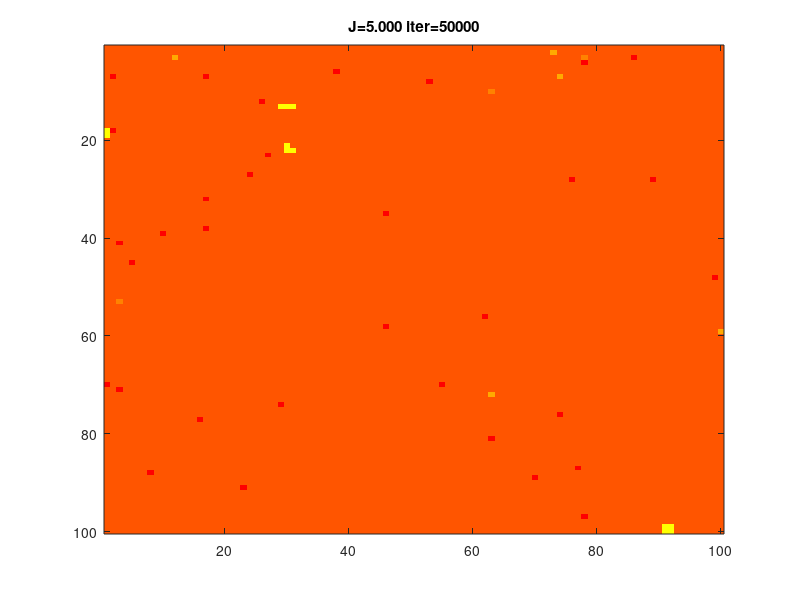

This chart was generated by the following MATLAB code: (Note: this script raises an error after producing the figure.)

function gibbsDemoPotts()
pixelX = 100;
pixelY = 100;

Js = [0.5, 1.44, 5];
seeds = [1,2];
Xsamp = zeros(pixelX, pixelY, length(seeds), length(Js));
for t=1:length(Js)
  J = Js(t);
  for trial=1:length(seeds)
    seed  = seeds(trial);
    rand('state', seed);
    figure(1);clf;
    Xsamp(:,:,trial,t) = gibbs(pixelX, pixelY, J);
  end
end

figure(2);clf
for t=1:length(Js)
  for trial=1:length(seeds)
    subplot2(length(seeds),length(Js),trial,t)
    imagesc(Xsamp(:,:,trial,t)); colormap(autumn); axis off
    J = Js(t);
    title(sprintf('J=%3.2f',  J))
    fname = sprintf('gibbsDemoIsing-J%d-trial%d.mat', J*100, trial);
    printPmtkFigure(fname);
  end
end

%%%%%%%%%%%

function X = gibbs(pixelX, pixelY, J)

X = ( 2 .* ( rand( pixelX, pixelY ) > 0.5 ) - 1 );
for iter = 1 : 50000
  if iter>10000 & mod(iter,5000) == 0
    imagesc(X); colormap(autumn); title(sprintf('J=%5.3f iter=%d', J, iter))
    drawnow
  end
  % Select a pixel at random
  ix = ceil( pixelX * rand(1) );  
  iy = ceil( pixelY * rand(1) );
  pos = ( ix - 1 ) * pixelY + iy; % Index of pixel
  % Find indicies of neighbours
  neighborhood = pos + [-1 1 -pixelY pixelY]; 
  % Remove indices outside picture
  neighborhood( find( [iy == 1    iy == pixelY    ix == 1   ix == pixelX] ) ) = []; 
  w1 = J * sum(  X(neighborhood) == 1);  
  w2 = J * sum(  X(neighborhood) == 2);  
  w3 = J * sum(  X(neighborhood) == 3);  
  w4 = J * sum(  X(neighborhood) == 4);  
  w5 = J * sum(  X(neighborhood) == 5);  
  y1 = exp(w1) / (exp(w1) + exp(w2) + exp(w3) + exp(w4) + exp(w5));
  y2 = exp(w2) / (exp(w1) + exp(w2) + exp(w3) + exp(w4) + exp(w5));
  y3 = exp(w3) / (exp(w1) + exp(w2) + exp(w3) + exp(w4) + exp(w5));
  y4 = exp(w4) / (exp(w1) + exp(w2) + exp(w3) + exp(w4) + exp(w5));
  y5 = exp(w5) / (exp(w1) + exp(w2) + exp(w3) + exp(w4) + exp(w5));
  r = rand(1);
  if r < y1;
    X( iy, ix ) = 1;
  elseif r < y1 + y2;
    X( iy, ix ) = 2;
  elseif r < y1 + y2 + y3;
    X( iy, ix ) = 3;
  elseif r < y1 + y2 + y3 + y4;
    X ( iy, ix) = 4;
  else
    X ( iy, ix ) = 5;
  end 
end
